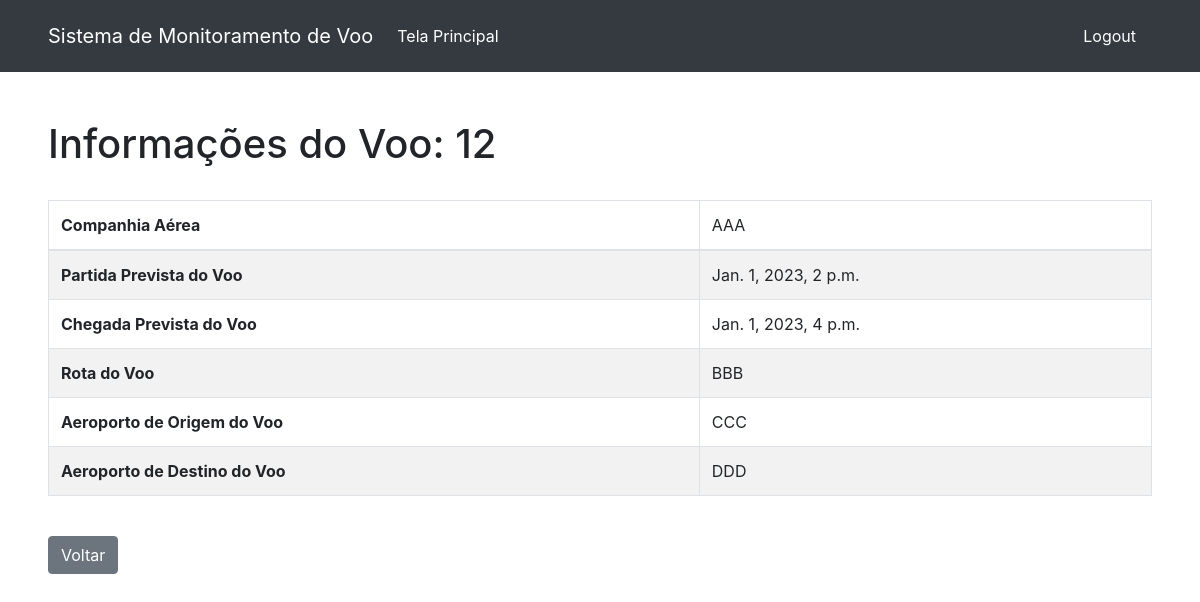
/crud/ver_voo/12, run on the app's committed database.
### aeroporto/models.py (models this page shows, shortened)
class Voo(models.Model):
    codigoVoo = models.IntegerField(primary_key=True, null=False, unique=True)
    companhiaAerea = models.CharField(max_length=100, null=False)
    partidaPrevista = models.DateTimeField(null=False)
    partidaReal = models.DateTimeField(null=True)
    chegadaPrevista = models.DateTimeField(null=False)
    chegadaReal = models.DateTimeField(null=True)
    status = models.CharField(max_length=100, null=False, default='Aguardo')
    rota = models.CharField(max_length=100, null=True)
    aeroportoOrigem = models.CharField(max_length=100, null=False)
    aeroportoDestino = models.CharField(max_length=100, null=False)
    class Meta:
        db_table = 'voos'

### aeroporto/views.py (the view)
# urls.py: path('crud/ver_voo/<int:pk>', views.DetailVooView.as_view(), name='ver_voo'),
class DetailVooView(DetailView):
    model = Voo
    template_name = 'ver_voo.html'

### template/ver_voo.html (shortened to what this page needs)
{% load static %}
<!DOCTYPE html>
<html>
<head>
    <link rel="stylesheet" href="{% static 'css/bootstrap/bootstrap.min.css' %}">
    <link rel="stylesheet" href="{% static 'css/navbar.css' %}">
</head>
<body>
    <div class="nav-container">
        <nav class="navbar navbar-expand navbar-dark bg-dark">
            <a class="navbar-brand" href="{% url 'main'%}">Sistema de Monitoramento de Voo</a>
            <div class="collapse navbar-collapse" id="navbarText">
                <ul class="navbar-nav mr-auto">
                    <li class="nav-item active">
                        <a class="nav-link" href="{% url 'main'%}">Tela Principal<span class="sr-only">(current)</span></a>
                    </li>
                </ul>
                <span class="navbar-text">
                        <a class="nav-link" href="{% url 'login'%}">Logout<span class="sr-only">(current)</span></a>
                </span>
            </div>
        </nav>
    </div>
    <div class="container-xl p-5">
        <h1>Informações do Voo: {{ voo.codigoVoo }} </h1>
        <br>
        <table class="table table-striped table-bordered">
            <thead>
                <tr>
                    <th scope="col">Companhia Aérea</th>
                    <td scope="col">{{ voo.companhiaAerea}}</td>
                </tr>
            </thead>
            <tbody>
                <tr>
                    <th scope="row">Partida Prevista do Voo</th>
                    <td> {{voo.partidaPrevista}} </td>
                </tr>
                <tr>
                    <th scope="row">Chegada Prevista do Voo</th>
                    <td> {{voo.chegadaPrevista}} </td>
                </tr>
                <tr>
                    <th scope="row">Rota do Voo</th>
                    <td> {{voo.rota}} </td>
                </tr>
                <tr>
                    <th scope="row">Aeroporto de Origem do Voo</th>
                    <td> {{ voo.aeroportoOrigem}} </td>
                </tr>
                <tr>
                    <th scope="row">Aeroporto de Destino do Voo</th>
                    <td> {{ voo.aeroportoDestino}} </td>
                </tr>
            </tbody>
        </table>
        <br>
        <a class="btn btn-secondary" href="{% url 'crud' %}">Voltar</a>
    </div>
</body>
</html>

### static/css/navbar.css (style rules this page uses)
.nav-container { background-color: #343a40; }
nav { margin-left: 2rem; margin-right: 2rem; }

### data on the page
Voo: codigoVoo "12", companhiaAerea "AAA", partidaPrevista "Jan. 1, 2023, 2 p.m.", chegadaPrevista "Jan. 1, 2023, 4 p.m.", rota "BBB", aeroportoOrigem "CCC", aeroportoDestino "DDD"
